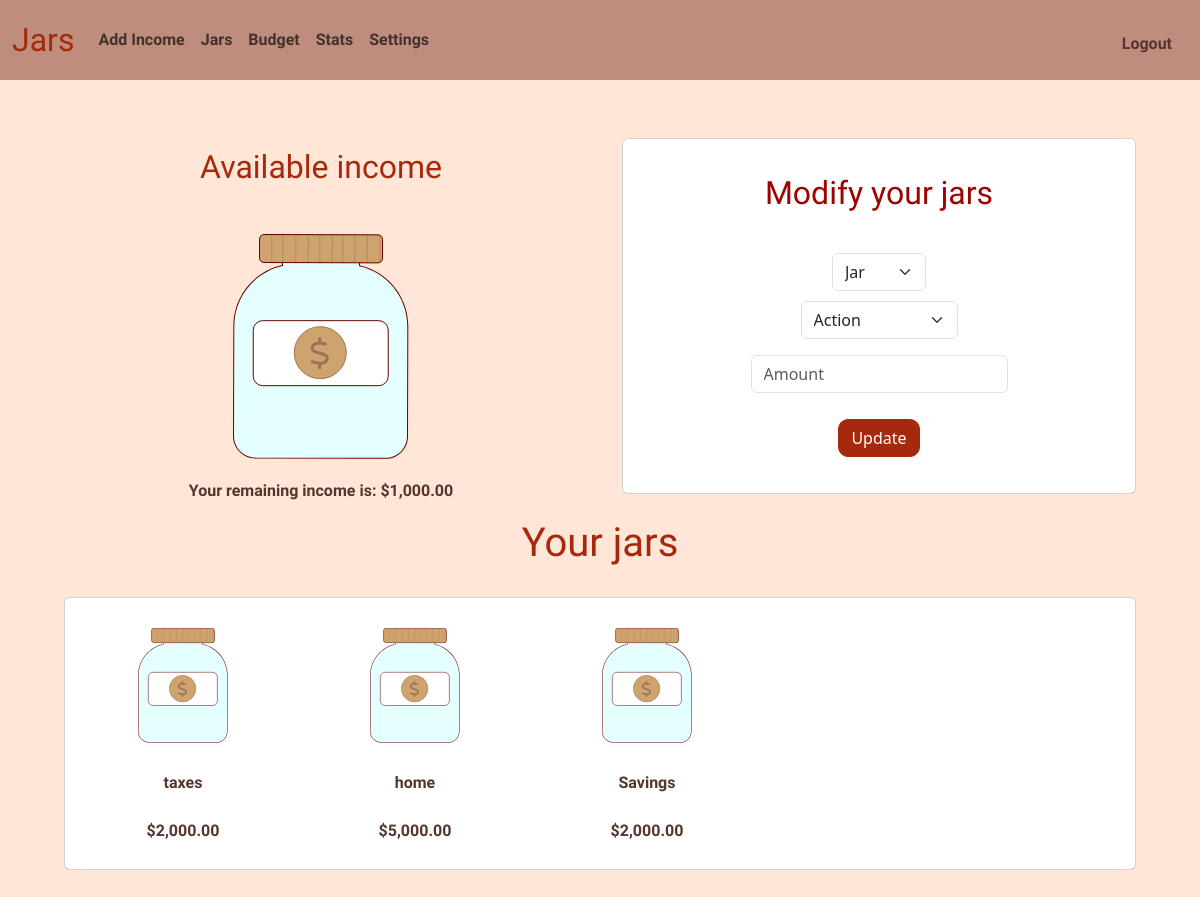
Page / (signed in) on the earlier database version.
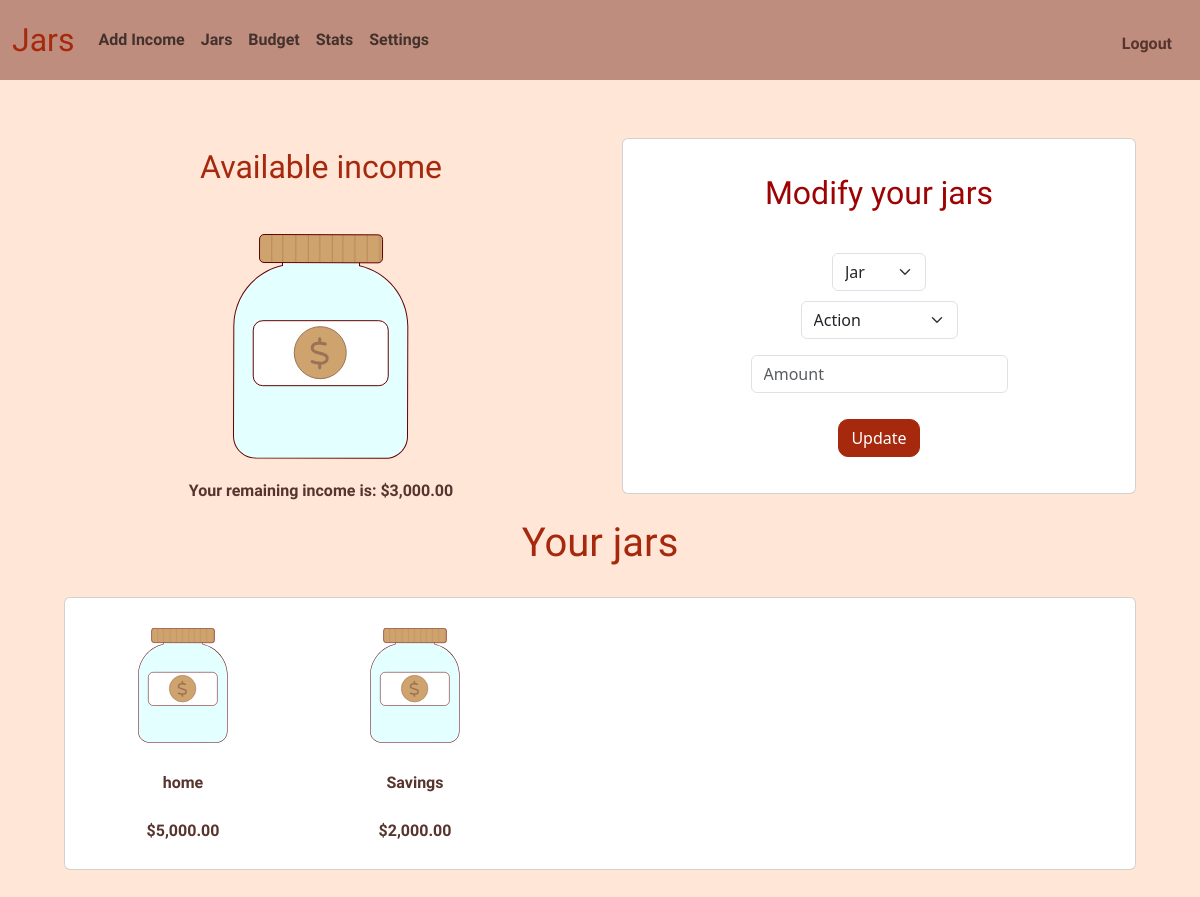
Same page on the later database version.
### tables this page shows
CREATE TABLE jars(
    id INTEGER PRIMARY KEY AUTOINCREMENT NOT NULL,
    user_id INTEGER NOT NULL,
    jar_name TEXT NOT NULL, 
    FOREIGN KEY(user_id) REFERENCES users(id)
);

### app.py (the view)
@app.route("/", methods = ["GET", "POST"])
@login_required
def index():
    id = session["user_id"]
    income = db.execute("""
    SELECT SUM(amount)
    AS total
    FROM movements
    WHERE user_id = ? AND type = 'income' AND strftime('%Y-%m', date) = ?
    """, id, year_month)[0]["total"]
    income = float(income or 0)
    savings = db.execute("""
    SELECT SUM(amount)
    AS total
    FROM movements
    WHERE user_id = ? AND type = 'savings' AND strftime('%Y-%m', date) = ?
    """, id, year_month)[0]["total"]
    savings = float(savings or 0)
    jars_total = db.execute("""
    SELECT SUM(amount)
    AS total
    FROM movements
    WHERE user_id = ? AND type = 'jar' AND strftime('%Y-%m', date) = ?
    """,id, year_month)[0]["total"]
    jars_total = float(jars_total or 0)
    balance = income - savings - jars_total
    user_jars = db.execute("SELECT * FROM jars WHERE user_id = ?", id)
    jars = []
    for jar in user_jars:
        amount = db.execute("""
        SELECT SUM(amount)
        AS total
        FROM movements
        WHERE jar_id = ? AND type = 'jar' AND strftime('%Y-%m', date) = ?
        """, jar["id"], year_month)[0]["total"]
        amount = float(amount or 0)
        jars.append({"id": jar["id"], "jar_name": jar["jar_name"], "amount": amount})
    return render_template("index.html", jars = jars, balance = balance, savings = savings)

### app.py (called while the page is built)
@app.after_request
def after_request(response):
    response.headers["Cache-Control"] = "no-cache, no-store, must-revalidate"
    response.headers["Expires"] = 0
    response.headers["Pragma"] = "no-cache"
    return response

### helpers.py (called while the page is built)
def login_required(f):
    @wraps(f)
    def decorated_function(*args, **kwargs):
        if session.get("user_id") is None:
            return redirect("/login")
        return f(*args, **kwargs)
    return decorated_function

def usd(value):
    return f"${value:,.2f}"

### templates/index.html (shortened to what this page needs)
{% extends "layout.html" %}
{% block main %}
    <div class = "container-fluid">
        <div class = "row">
            <div class = "col-lg-6">
                <h2>Available income</h2>
                <img src="/static/jar-empty.svg" class="img-fluid" name = "bgjar">
                <p>Your remaining income is: {{balance|usd}}</p>
            </div>
            <div class = "col-lg-6">
                <div class = "card">
                    <h2 class = "card-title">Modify your jars</h2>
                    <form class = "card-body" action ="/actual" method = "post">
                        <div class="mb-3">
                            <select class="form-select mx-auto w-auto" name="jar">
                                <option disabled selected>Jar</option>
                            </select>
                            <select class="form-select mx-auto w-auto" name="action">
                                <option disabled selected>Action</option>
                            </select>
                        </div>
                        <div class="mb-3">
                            <input autocomplete="off" class="form-control mx-auto w-auto" min="0" name="amount" placeholder="Amount" type="number" step="any">
                        </div>
                        <button class="btn btn-primary" type="submit">Update</button>
                    </form>
                </div>
            </div>
        </div>
    </div>
    <div class = "container-fluid">
        <h1>Your jars</h1>
        <div class = "card">
            <div class="d-flex flex-wrap gap-3">
                {% for jar in jars %}
                    <div class="d-flex flex-column align-items-center">
                        <img src = "/static/jar-empty.svg" style = "max-width: 60%" name = "{{jar.jar_name}}" class = "align-middle">
                        <p class = "mt-2">{{jar.jar_name}}</p>
                        <p class = "mt-2">{{jar.amount|usd}}</p>
                    </div>
                {% endfor %}
                    <div class="d-flex flex-column align-items-center">
                        <img src = "/static/jar-empty.svg" style = "max-width: 60%" name = "savings" class = "align-middle">
                        <p class = "mt-2">Savings</p>
                        <p class = "mt-2">{{savings | usd}}</p>
                    </div>
            </div>
        </div>
    </div>
{% endblock %}

### templates/layout.html (shortened to what this page needs)
<!DOCTYPE html>
<html lang = "en">
    <head>
        <link href="https://cdn.jsdelivr.net/npm/bootstrap@5.3.8/dist/css/bootstrap.min.css" rel="stylesheet">
        <link href="/static/styles.css" rel="stylesheet">
    </head>
    <body>
        <nav class="navbar navbar-expand-md navbar-light" style = "background-color:#bf8d7e;">
            <div class = "container-fluid">
                <a class="navbar-brand" href="/">Jars</a>
                <div class="collapse navbar-collapse" id="navbar">
                    {% if session["user_id"] %}
                        <ul class="navbar-nav mr-auto">
                            <li class = "nav-item">
                                <a class="nav-link" href="/income">Add Income</a>
                            </li>
                            <li class = "nav-item">
                                <a class="nav-link" href="/jars">Jars</a>
                            </li>
                                <li class = "nav-item">
                                <a class="nav-link" href="/budget">Budget</a>
                            </li>
                            <li class = "nav-item">
                                <a class="nav-link" href="/stats">Stats</a>
                            </li>
                            <li class = "nav-item">
                                <a class="nav-link" href="/settings">Settings</a>
                            </li>
                        </ul>
                        <ul class="navbar-nav ms-auto mt-2">
                            <li class ="nav-link">
                                <a class="nav-item nav-link" href="/logout">Logout</a>
                            </li>
                        </ul>
                    {% endif %}
                </div>
            </div>
        </nav>
        <main class="container py-5 text-center">
            {% block main %}{% endblock %}
        </main>
    </body>
</html>

### static/styles.css (style rules this page uses)
nav .navbar-brand { font-size: xx-large; font-family: "Concert One", sans-serif; font-weight: 400; font-style: normal; color :#a6290d; }
body { background-color: #ffe6d7; }
nav .nav-item { font-family: "Tuffy", sans-serif; font-weight: 700; font-style: normal; color: #57342d; }
p { font-family: "Tuffy", sans-serif; font-weight: 700; font-style: normal; color: #57342d; }
h1 { font-family: "Concert One", sans-serif; font-weight: 400; font-style: normal; color: #a6290d; margin-bottom: 30px; }
h2 { font-family: "Concert One", sans-serif; font-weight: 400; font-style: normal; color: #a6290d; padding: 20px; }
select { margin-bottom: 10px; }
.btn-primary { background-color:#a6290d; border-color: #a6290d; margin: 10px; border-radius: 10px; }
.card { padding:10px; margin: 10px; }
.card-title { color: #9e0303; padding: 5px; margin: 20px; }
.btn { background-color:#a6290d; border-color: #a6290d; margin: 10px; border-radius: 10px; }
img { padding: 20px; }

Differences in the rows shown:
removed jars: jar_name "taxes", amount "$2,000.00"
Other differences:
{{ balance|usd }}: "$1,000.00" → "$3,000.00"
